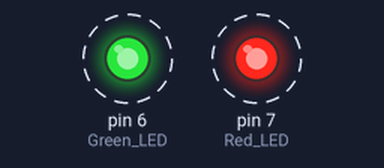
Recording of a sketch running on a simulated Arduino Uno, built with avr-gcc and run on an emulated ATmega328P. On the bench: output pins drawn as LEDs (lit = HIGH). Dashed ring = blinking.

Above: at 0.2 s.
Timing chart, 0 to 3.0 s (numbered marks = the images above):
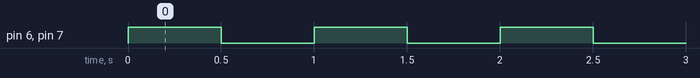

Measured:
- by itself, pin 6 (Green_LED), pin 7 (Red_LED): alternates HIGH for 0.50 s and LOW for 0.50 s

The sketch:

Basic_1_Blinking_LED_onboard.ino
```cpp
#define Green_LED  6
#define Red_LED 7

void setup() {
    pinMode(Green_LED, OUTPUT);
    pinMode(Red_LED, OUTPUT);
}

void loop(){
    digitalWrite(Green_LED, HIGH);
    digitalWrite(Red_LED, HIGH);
    delay(500);
    digitalWrite(Green_LED, LOW);
    digitalWrite(Red_LED, LOW);
    delay(500);
}
```
